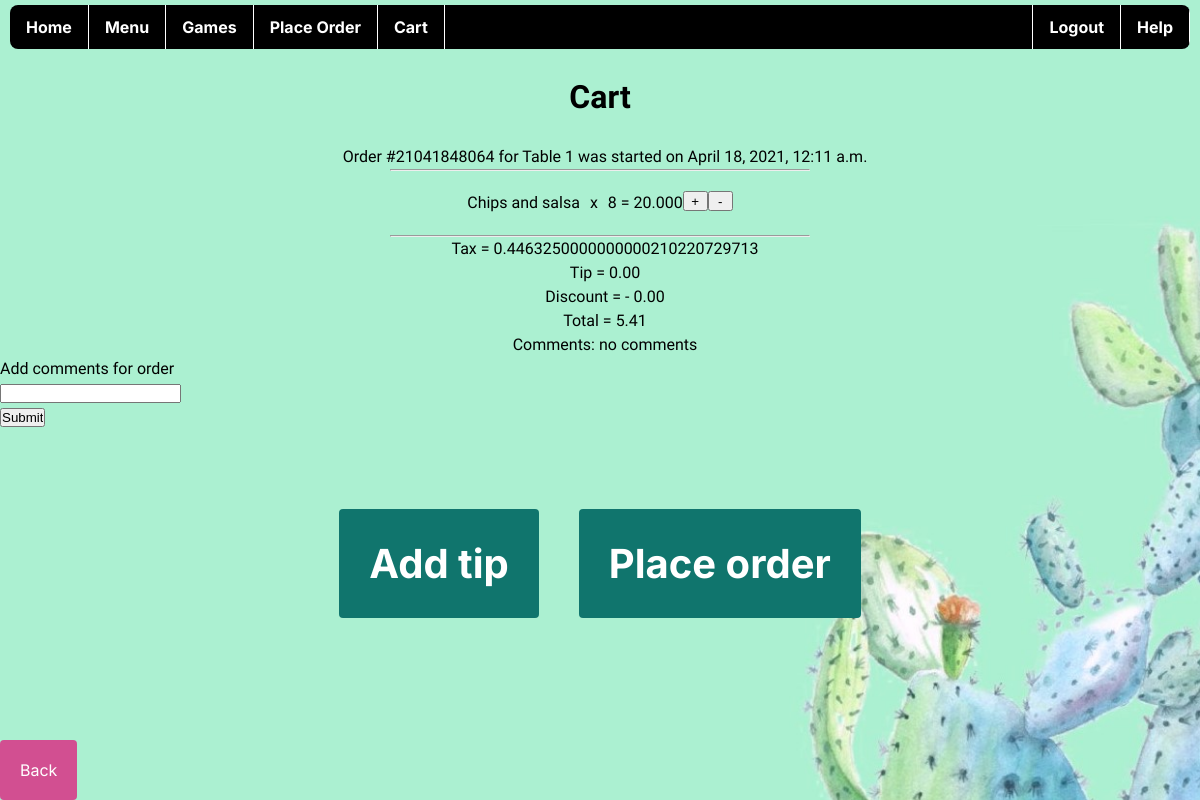
/cart/ (signed in), run on an earlier commit of the app's database.
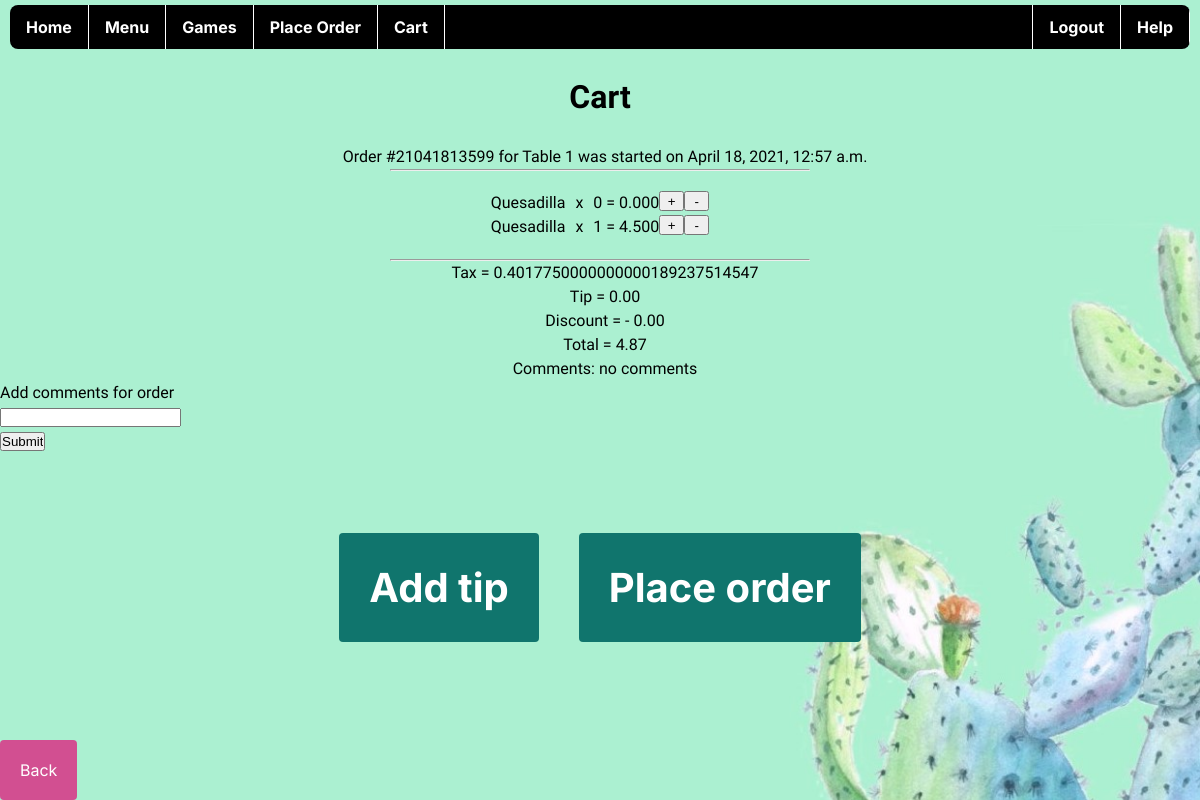
And on a later commit of the database.
### orders/models.py (models this page shows, shortened)
class order(models.Model):
    owner = models.ForeignKey(Customer, on_delete=models.SET_NULL, null=True)
    is_ordered = models.BooleanField(default=False)
    tip = models.DecimalField(max_digits=7,decimal_places=2, default=0.0)
    free_kids_meal =  models.IntegerField( null=False, default=0)
    delivered = models.BooleanField(default=False)
    items = models.ManyToManyField(orderItem)
    cost = models.DecimalField(max_digits=7,decimal_places=2, default=0.00)
    table_num = models.IntegerField( null=False, default=0)
    time = models.DateTimeField(auto_now_add=True, null=False)
    comments = models.CharField(max_length=300, null=True, default='no comments')
    total_items = models.IntegerField(default=1)
    order_id = models.CharField(max_length=50, null=False, default='abc')
    status = models.CharField(max_length=50, default="ss")
    tax = models.DecimalField(max_digits=6,decimal_places=2, default=8.25)
    free_dessert = models.BooleanField(default=False)
    free_dessert_hold = models.BooleanField(default=True)
    free_dessert_cost = models.DecimalField(max_digits=7,decimal_places=2, default=0.0)
    free_dessert_tries = models.IntegerField( null=False, default=0)
    """
        Overview: function that returns all the items in cart
    """
    """
        Overview: function that gets total cost of order
        Returns: a decimal
    """
    """
        Overview: function that adds order tip to cost
        Returns: a decimal
    """
    """
        Overview: function that gets the tax on order
        Returns: a decimal
    """
    def get_tax(self):
        tax1 = float(decimal.Decimal(self.tax)/decimal.Decimal(100))
        return self.cost * decimal.Decimal(tax1)
    """
        Overview: function that sets how an object is referenced by default

    """

class orderItem(models.Model):
    Item = models.ForeignKey(Item, on_delete=models.SET_NULL, null=True)
    quantity = models.IntegerField(null=False,default=0)
    owner = models.ForeignKey(Customer, on_delete=models.SET_NULL, null=True)
    cost = models.DecimalField(max_digits=7,decimal_places=3, default=10.0)
    is_ordered = models.BooleanField(default=False)
    order_id = models.CharField(max_length=50, null=False, default='abc')
    free = models.BooleanField(default=False)
    """
        Overview: function that sets how an object is referenced by default
        Returns: two items - a string (object's name) and an integer(quantiy of objects)
    """
    """
        Overview: function that sets how an gets the cost of an order item based on its quantity in the order
        Returns: a decimal
    """

### menu/models.py (models this page shows, shortened)
class Item(models.Model):   #creates an item for all menu items
    name = models.CharField(default='abc', null=False, max_length=32)
    price = models.DecimalField(decimal_places=2, max_digits=4, default=5.00)
    description = models.CharField(default='abc', null=False, max_length=200)
    image = models.ImageField(null=True, blank=False,upload_to='images/')
    calory_info = models.IntegerField(default=50)
    cat = models.ForeignKey(category, on_delete=models.SET_NULL, null=True)

### orders/views.py (the view)
# urls.py: path('cart/',cart, name="cart"),
@login_required
def cart(request):
    rn = datetime.datetime.now()  #check time cart is accessed
    carts_customer = get_object_or_404(Customer, user=request.user)
    user_order_count=order.objects.filter(owner=carts_customer, is_ordered=False).count()
    if user_order_count<=0:
        customer_order = order.objects.create(owner=carts_customer, is_ordered=False)
    else:
        customer_order = order.objects.filter(owner=carts_customer, is_ordered=False).first()
    customer_order_items = customer_order.items.all()
    context = {}
    freebie = 0 #store number of entrees
    taxx = customer_order.get_tax() #placeholder for json object attribute
    for order_item in customer_order_items: #search for all adult entrees in order and take count
        if order_item.Item.cat.name == 'Entrees':
            freebie+=1
    freebies = [] #list to store range of number of kids meals to select from
    for i in range(freebie+1):
        freebies.append(i)
    if rn.hour in range(16,24) and rn.weekday()==6:
        print(rn.hour)
        context = {'items':customer_order_items,'order':customer_order,'tax':taxx, 'freebies':freebies, 'max':freebie}
        return render(request,'sunday_4pm_cart_page.html', context)
    else:
         context = {'items':customer_order_items,'order':customer_order,'tax':taxx}
         return render(request,'cart_page.html', context)

### templates/orders/cart_page.html (shortened to what this page needs)
{% extends 'base2.html' %}
{% block content %}
    <br>
    <h1 style="text-align:center;">Cart</h1>
    <br>
    <div>
        <p style="margin-left: 10px; text-align:center;">Order #{{order.order_id}} for Table {{order.table_num}} was started on {{order.time}}</p>
        <hr style="width:35%;margin:auto; margin-bottom: 20px;">
        {% for item in items %}
        <div style="display: flex; justify-content: center;">
            <p style="text-align: center;">{{item.Item.name}}</p>
            <p style="margin-left: 10px;"> x</p>
            <p style="margin-left: 10px;">{{item.quantity}} = {{item.cost}}</p>
            <button style="width: 25px; height: 20px;" id="inct" onclick="increase({{item.Item.pk}})"> + </button>
            <button style="width: 25px; height: 20px;" id="inct" onclick="decrease({{item.Item.pk}})"> - </button>
        </div>
        {%endfor%}
        <hr style="width:35%;margin:auto; margin-top:20px">
        <p style="margin-left: 10px; text-align:center;">Tax = {{tax}}</p>
        <p style="margin-left: 10px; text-align:center;">Tip = {{order.tip}}</p>
        <p style="margin-left: 10px; text-align:center;">Discount = - {{order.free_dessert_cost}}</p>
        <p style="margin-left: 10px; text-align:center;">Total = {{order.cost}}</p>
        <p style="margin-left: 10px; text-align:center;">Comments:  {{order.comments}}</p>
    </div>
<form action="{% url 'comments' %}" method="post">
    <label>Add comments for order</label><br>
    <input name="submit"><br>
    <input type="submit" value="Submit" >
  </form>
     <div class="main-buttons">
        <button class="button"><a href='{% url 'choose-tip' %}'>Add tip</a></button>
        <button class="button"><a href='{% url 'finish-pay' %}'>Place order</a></button>
    </div>
        <button class="back-button"><a href="{% url 'menu_home' %}">Back</a></button>
</body>
{% endblock %}

### templates/home_pages/base2.html
{% load static %}
<!DOCTYPE html>
<html>
<head>
    <link rel="stylesheet" href="{% static '/orders/styleCartAndPayment.css' %}">
</head>
<nav>
    <ul>
        <li><a href="{% url 'customer-homepage' %}">Home</a></li>
       <li> <a href ="{% url 'categories' category_id=1 %}">Menu</a></li>
        <li><a href="{% url 'games_home' %}">Games</a></li>
        <li><a href="{% url 'finish-pay' %}">Place Order</a></li>
        <li><a href="{% url 'cart' %}">Cart</a></li>
        <li class="nav-right"><a href="{% url 'help' %}">Help</a></li>
        <li class="nav-right" style="border-left: 1px solid white;"><a href="{% url 'free_table'%}">Logout</a></li>
    </ul>
</nav>
    {% block content %}
    {% endblock %}
</html>

### static/orders/styleCartAndPayment.css (style rules this page uses)
:root { --Inter: 'Inter', sans-serif; --Kaushan: 'Kaushan Script', cursive; --Mont: 'Montserrat', sans-serif; }
ul { list-style-type: none; margin: 5px 10px 0px 10px; padding: 0px; overflow: hidden; background-color: black; font-family: var(--Inter); border-radius: 8px; }
li { float: left; border-right: 1px solid white; }
li a { display: block; color: white; text-align: center; padding: 10px 16px; text-decoration: none; font-family: var(--Inter); font-weight: bold; }
.nav-right { float: right; }
.main-buttons { display: flex; justify-content: center; align-items: center; padding: 5% 5% 0% 5%; }
.button { background-color: rgb(16, 117, 109); color: white; border: none; text-align: center; text-decoration: none; padding: 30px; font-family: var(--Inter); font-size: 40px; font-weight: bold; margin: 20px; display: block; border-radius: 4px; }
.button a { color:white; text-decoration: none; }
.back-button { font-family: var(--Inter); font-size: 16px; background-color: rgba(223, 26, 124, 0.75); border: none; border-radius: 4px; padding: 20px; position:absolute; bottom: 0px; }
.back-button a { text-decoration: none; color: white; }
* { padding: 0; margin: 0; box-sizing: border-box; }
.main-buttons { text-align: center; }
.main-buttons a { text-decoration: none; color: white; font-size: 40px; font-family: var(--Inter); }

What changed in the data, as far as the page shows it:
removed order: order_id "21041848064", table_num "1", time "April 18, 2021, 12:11 a.m.", tip "0.00", free_dessert_cost "0.00", cost "5.41", comments "no comments"
removed orderItem: Item.name "Chips and salsa", quantity "8", cost "20.000"
added order: order_id "21041813599", table_num "1", time "April 18, 2021, 12:57 a.m.", tip "0.00", free_dessert_cost "0.00", cost "4.87", comments "no comments"
added orderItem: Item.name "Quesadilla", quantity "0", cost "0.000"
added orderItem: Item.name "Quesadilla", quantity "1", cost "4.500"
Also different on the page:
{{ tax }}: "0.4463250000000000210220729713" → "0.4017750000000000189237514547"
